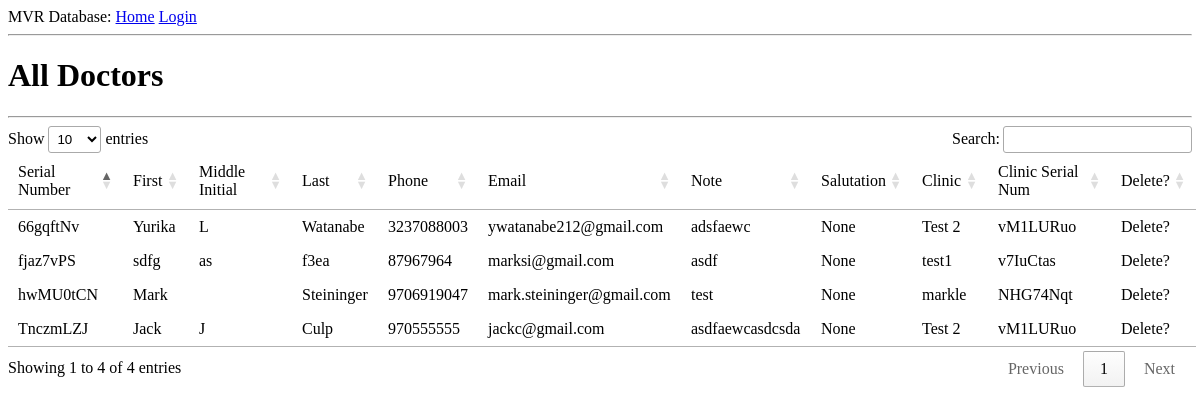
Screenshot of /doctortable with the database file from the repository.
### app/models.py (models this page shows, shortened)
class Doctor(db.Model):
    doctorSerialNum = db.Column(db.String(64), primary_key=True)
    first = db.Column(db.String(24))
    middle = db.Column(db.String(3))
    last = db.Column(db.String(24))
    cell = db.Column(db.String(20))
    phone = db.Column(db.String(20))
    email = db.Column(db.String(64))
    note = db.Column(db.String(140))
    salutation = db.Column(db.String(4))
    clinicName = db.Column(db.String(20))
    clinicSerialNum = db.Column(db.String(64), db.ForeignKey('clinic.clinicSerialNum'))

### app/routes.py (the view)
@app.route('/doctortable', methods=['GET', 'POST'])
def doctorTable():
    doctors = Doctor.query.all()
    return render_template('/tables/doctorTable.html',  title='All Doctors', doctors=doctors)

### app/templates/tables/doctorTable.html (shortened to what this page needs)
{% extends "base.html" %}
{% block content %}
<link rel="stylesheet" type="text/css" href="https://cdn.datatables.net/1.10.19/css/jquery.dataTables.min.css">
<h1>All Doctors</h1>
<hr />
    <table id="table-1">
        <thead>
            <tr>
                <td>Serial Number</td><td>First</td><td>Middle Initial</td><td>Last</td><td>Phone</td><td>Email</td><td>Note</td><td>Salutation</td><td>Clinic</td><td>Clinic Serial Num</td><td>Delete?</td>
            </tr>
        </thead>
        <tbody>
        {% for d in doctors %}
        <tr>
            <td>{{ d.doctorSerialNum }}</td><td>{{ d.first }}</td><td>{{ d.middle }}</td><td>{{ d.last }}</td><td>{{ d.phone }}</td><td>{{ d.email }}</td><td>{{ d.note }}</td><td>{{ d.salutation }}</td><td>{{ d.clinicName }}</td><td>{{ d.clinicSerialNum }}</td><td>Delete?</td>
        </tr>
        {% endfor %}
        </tbody>
    </table>
{% endblock %}

### rows the page displays
Doctor: doctorSerialNum "hwMU0tCN", first "Mark", last "Steininger", phone "9706919047", email "mark.steininger@gmail.com", note "test", salutation "None", clinicName "markle", clinicSerialNum "NHG74Nqt"
Doctor: doctorSerialNum "66gqftNv", first "Yurika", middle "L", last "Watanabe", phone "3237088003", email "ywatanabe212@gmail.com", note "adsfaewc", salutation "None", clinicName "Test 2", clinicSerialNum "vM1LURuo"
Doctor: doctorSerialNum "TnczmLZJ", first "Jack", middle "J", last "Culp", phone "970555555", email "jackc@gmail.com", note "asdfaewcasdcsda", salutation "None", clinicName "Test 2", clinicSerialNum "vM1LURuo"
Doctor: doctorSerialNum "fjaz7vPS", first "sdfg", middle "as", last "f3ea", phone "87967964", email "marksi@gmail.com", note "asdf", salutation "None", clinicName "test1", clinicSerialNum "v7IuCtas"
